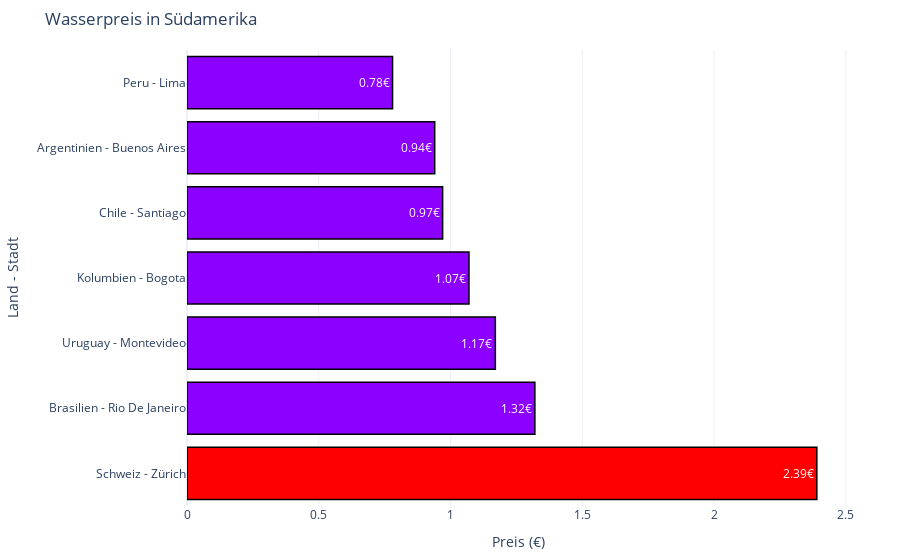

The notebook cell this image was saved under:
### Code cell
import pandas as pd
import plotly.graph_objects as go
import plotly.io as pio
from ipywidgets import widgets, HTML
from IPython.display import display, clear_output

# CSV-Datei laden
df = pd.read_csv('Sheet 1.csv')

# Nur relevante Spalten auswählen
df = df.iloc[:, [1, 2, 5]]  # Spalten: Land, Stadt, Preis
df.columns = ['Land', 'Stadt', 'Preis']

# Preis bereinigen
df['Preis'] = df['Preis'].astype(str).str.replace('€', '', regex=True).str.replace(',', '.', regex=True)
df['Preis'] = df['Preis'].str.extract(r'(\d+\.\d+|\d+)')
df['Preis'] = pd.to_numeric(df['Preis'], errors='coerce')

df.dropna(subset=['Land', 'Stadt', 'Preis'], inplace=True)

# Länder den Kontinenten zuordnen
kontinente = {
    "Europa": ["Norwegen", "Schweden", "Finnland", "Irland", "Deutschland", "Frankreich", "Spanien", "Schweiz"],
    "Nordamerika": ["USA", "Kanada", "Puerto Rico", "Mexiko", "Costa Rica", "Panama", "Dominikanische Republik", "Schweiz"],
    "Südamerika": ["Brasilien", "Chile", "Argentinien", "Uruguay", "Peru", "Kolumbien", "Ecuador", "Schweiz"],
    "Asien": ["Israel", "Singapur", "Japan", "China", "Indien", "Südkorea", "Indonesien", "Schweiz"],
    "Afrika": ["Südafrika", "Ägypten", "Marokko", "Kenia", "Nigeria", "Ghana", "Tansania", "Schweiz"],
    "Ozeanien": ["Australien", "Neuseeland", "Fidschi", "Papua-Neuguinea", "Samoa", "Tonga", "Vanuatu", "Schweiz"]
}

farben = {"Europa": "#1f77b4", "Nordamerika": "#2ca02c", "Südamerika": "#8B00FF", "Asien": "#ff7f0e", "Afrika": "#000000", "Ozeanien": "#17becf"}
farbe_schweiz = "#FF0000"

def zeige_diagramm(kontinent):
    clear_output(wait=True)
    display(html_style, buttons_container)
    
    df_kontinent = df[df['Land'].isin(kontinente[kontinent])]
    if df_kontinent.empty:
        print(f"Keine Daten für {kontinent}")
        return
    
    df_kontinent = df_kontinent.drop_duplicates(subset=['Land'])
    if len(df_kontinent) < 5:
        fehlende = 5 - len(df_kontinent)
        weitere_laender = [land for land in kontinente[kontinent] if land not in df_kontinent['Land'].values]
        df_zusatz = df[df['Land'].isin(weitere_laender)].drop_duplicates(subset=['Land']).head(fehlende)
        df_kontinent = pd.concat([df_kontinent, df_zusatz])
    
    df_kontinent['Land_Stadt'] = df_kontinent['Land'] + " - " + df_kontinent['Stadt']
    df_kontinent = df_kontinent.sort_values(by='Preis', ascending=True)
    bar_colors = [farbe_schweiz if land == "Schweiz" else farben[kontinent] for land in df_kontinent['Land']]
    
    fig = go.Figure()
    fig.add_trace(go.Bar(
        x=df_kontinent['Preis'],
        y=df_kontinent['Land_Stadt'],
        marker=dict(color=bar_colors, line=dict(width=1.5, color='black')),
        orientation='h',
        text=[f"{preis:.2f}€" for preis in df_kontinent['Preis']],
        textposition='auto',
        hoverinfo='text',
        hovertext=[f"{land}: {preis:.2f}€" for land, preis in zip(df_kontinent['Land'], df_kontinent['Preis'])]
    ))
    
    fig.update_layout(
        title=f'Wasserpreis in {kontinent}',
        xaxis_title='Preis (€)',
        yaxis_title='Land - Stadt',
        yaxis=dict(autorange="reversed"),
        template='plotly_white',
        showlegend=False,
        margin=dict(l=150, r=50, t=50, b=50)
    )
    fig.show()

# Hover-Effekt für Buttons mit CSS
html_style = HTML("""
<style>
    .custom-button {
        background-color: #007bff;
        color: white;
        border: none;
        padding: 12px 20px;
        font-size: 14px;
        cursor: pointer;
        transition: 0.3s;
        border-radius: 5px;
        margin-right: 5px;
        text-align: center;
    }
    .custom-button:hover {
        background-color: #0056b3;
        transform: scale(1.1);
    }
</style>
""")

def create_button(kontinent):
    button = widgets.Button(description=kontinent, layout=widgets.Layout(width='140px', height='40px'))
    button.add_class("custom-button")  # Füge die CSS-Klasse hinzu
    button.on_click(lambda b, k=kontinent: zeige_diagramm(k))
    return button

buttons_container = widgets.HBox([create_button(k) for k in kontinente])
display(html_style, buttons_container)

### Figure 1 — Plotly figure (JSON) as saved in the notebook; plotly's stock layout.template omitted (floating-point values rounded to 4 significant figures)
{"data": [{"hoverinfo": "text", "hovertext": ["Peru: 0.78€", "Argentinien: 0.94€", "Chile: 0.97€", "Kolumbien: 1.07€", "Uruguay: 1.17€", "Brasilien: 1.32€", "Schweiz: 2.39€"], "marker": {"color": ["#8B00FF", "#8B00FF", "#8B00FF", "#8B00FF", "#8B00FF", "#8B00FF", "#FF0000"], "line": {"color": "black", "width": 1.5}}, "orientation": "h", "text": ["0.78€", "0.94€", "0.97€", "1.07€", "1.17€", "1.32€", "2.39€"], "textposition": "auto", "type": "bar", "x": [0.78, 0.94, 0.97, 1.07, 1.17, 1.32, 2.39], "y": ["Peru - Lima", "Argentinien - Buenos Aires", "Chile - Santiago", "Kolumbien - Bogota", "Uruguay - Montevideo", "Brasilien - Rio De Janeiro", "Schweiz - Zürich"]}], "layout": {"margin": {"b": 50, "l": 150, "r": 50, "t": 50}, "showlegend": false, "title": {"text": "Wasserpreis in Südamerika"}, "xaxis": {"title": {"text": "Preis (€)"}}, "yaxis": {"autorange": "reversed", "title": {"text": "Land - Stadt"}}}}
